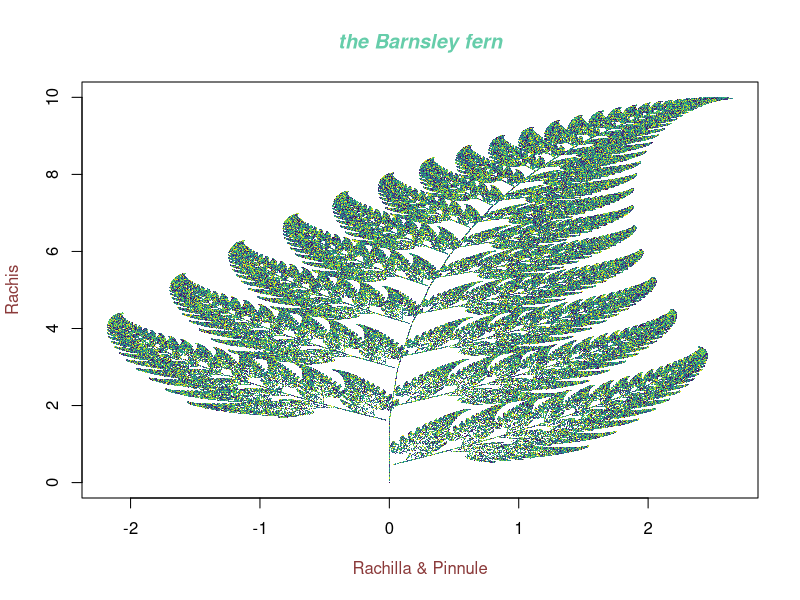

Here is the R script that generated this plot:
library(viridisLite)
library(viridis) #just for colouring purpose

max_itr<-1000000 #number of iterations
color <- viridis::viridis(40) #color palette

x <- rep(0, times=max_itr) #make vector of 0s
y <- x #copy the vector

for (n in 2:(max_itr)) { #run the iteration to get next points
  
  rand_num=runif(1, 0, 100) #generate a random number between 0-100
  # starting at x = 0, y = 0
  #f1: xn+1 = 0 (chosen 1% of the time)
  #    yn+1 = 0.16 yn
  #f2: xn+1 = -0.15 xn + 0.28 yn (chosen 7% of the time)
  #    yn+1 = 0.26 xn + 0.24 yn + 0.44
  #f3: xn+1 = 0.2 xn - 0.26 yn (chosen 14% of the time)
  #    yn+1 = 0.23 xn + 0.22 yn + 1.6
  #f4: xn+1 = 0.85 xn + 0.04 yn (chosen 85% of the time)
  #    yn+1 = -0.04 xn + 0.85 yn + 1.6
  
  # I have subtracted 1 at every iteration from n so I dont have to add
  # 1 to f(x), basically subtracted from both sides
  
  if (rand_num < 1) { 
    x[n]<- 0
    y[n]<- 0.16*y[n-1]
  }
  else if (rand_num < 7){
    x[n]<- -0.15*x[n-1]+0.28*y[n-1]
    y[n]<- 0.26*x[n-1]+0.24*y[n-1]+0.44
  }
  else if (rand_num < 14){
    x[n]<- 0.2*x[n-1]-0.26*y[n-1]
    y[n]<- 0.23*x[n-1]+0.22*y[n-1]+1.6
  }
  else {
    x[n]<- 0.85*x[n-1]+0.04*y[n-1]
    y[n]<- -0.04*x[n-1]+0.85*y[n-1]+1.6
  }
  
}

#Saving the plot
png(filename="fern.png", bg= "floralwhite",height = 1920, width = 1080, units = "px", res= 150) 
plot(x,y, pch='.', xlab= "", ylab = "", col= color, )
title(xlab = "Rachilla & Pinnule", ylab = "Rachis", col.lab ="indianred4", main= "the Barnsley fern", col.main= "mediumaquamarine", font.main= 4)

dev.off()
